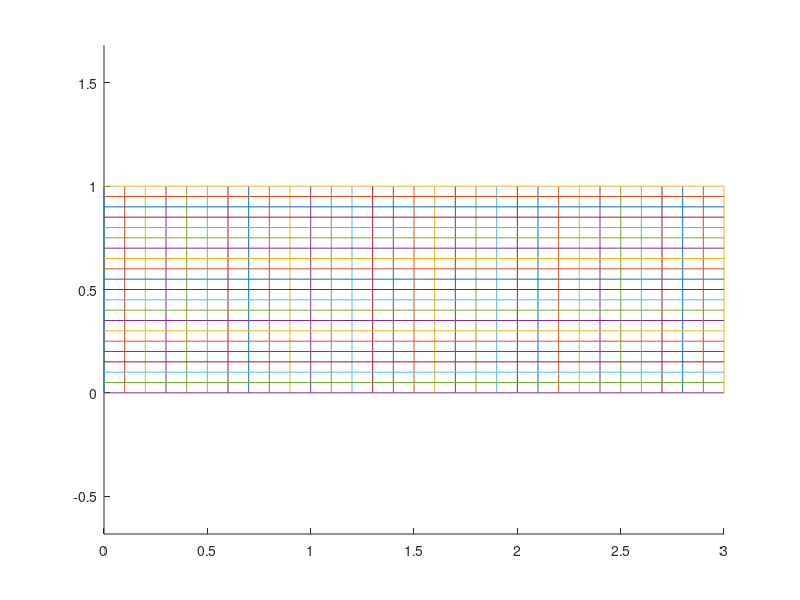

Recreate this plot in MATLAB.
function sit2
global geom poc;

geom = {};
poc = 0;

n1 = 30;
n2 = 20;

dy = 0.0005;

obdelnik([0,0],[3,0],[3,1],[0,1],n1,n2,1,1,1,1,dy,dy);
% obdelnik([0,0.05],[1,0.05],[1,0.1],[0,0.1],n1,n2,1,0,1,0,dy,dy);

[P,Q] = vytvor_sit;
kresli;
save 'P' P;
save 'Q' Q;

display(['Pocet bodu site je: ',num2str(length(P(:,1)))]);


function obdelnik(A,B,C,D,n1,n2,z1,z2,z3,z4,dx0,dy0)
% A, B, C, D jsou krajni body obdelnika [x,y]
% n1, n2 jsou pocty bunek v x-ove a y-ove soureadnici
% z1, z2 jsou zahusteni, 0 - doleva, 1 - nic, 2 - doprava, 3 - obe strany
global geom poc;
    X = zeros(n1+1,n2+1);
    Y = zeros(n1+1,n2+1);
    
    a = deleni(dx0,n1,norm(B-A),z1);
    b = deleni(dy0,n2,norm(C-B),z2);
    c = deleni(dx0,n1,norm(D-C),z3);
    d = deleni(dy0,n2,norm(A-D),z4);
    
    for i = 1:n1+1
        for j = 1:n2+1
            f1 = (1-a(i))*(1-d(j));
            f2 = a(i)*(1-b(j));
            f3 = c(i)*b(j);
            f4 = (1-c(i))*d(j);
            X(i,j) = A(1)*f1 + B(1)*f2 + C(1)*f3 + D(1)*f4;
            Y(i,j) = A(2)*f1 + B(2)*f2 + C(2)*f3 + D(2)*f4;
        end
    end
    
    obd{1} = n1;
    obd{2} = n2;
    obd{3} = X;
    obd{4} = Y;
    poc = poc + 1;
    geom{poc} = obd;

    
function kresli
global geom poc;
figure;
hold on;
for i = 1:poc
    obd = geom{i};
    n1 = obd{1};
    n2 = obd{2};
    X = obd{3};
    Y = obd{4};
    I = 1:n1+1;
    J = 1:n2+1;
    for i = 1:n1+1
        plot(X(i,J),Y(i,J));
    end
    for j = 1:n2+1
        plot(X(I,j),Y(I,j));
    end
end
axis equal


function [P,Q] = vytvor_sit
global geom poc;

% zjednoznacneni bodu
Pp = [];
s = 1;
for k = 1:poc
    obd = geom{k};
    n1 = obd{1};
    n2 = obd{2};
    X = obd{3};
    Y = obd{4};
    np = (n1+1)*(n2+1);
    Ppom = zeros(np,5);
    p = 1;
    for i = 1:(n1+1)
        for j = 1:(n2+1)
            Ppom(p,:) = [X(i,j),Y(i,j),s,0,0];
            p = p + 1;
            s = s + 1;
        end
    end
    Pp = [Pp;Ppom];
end
Pp = myqs(Pp);

Pp(1,4) = 1;
Pp(1,5) = 1;
for i = 2:length(Pp(:,1))
    if(norm(Pp(i,1:2)-Pp(i-1,1:2)) < 1e-8)
        Pp(i,4) = Pp(i-1,4);
    else
        Pp(i,4) = Pp(i-1,4) + 1;
        Pp(i,5) = 1;
    end
end

P = Pp(Pp(:,5) == 1, 1:2);
I = Pp(:,3);
slov(I) = Pp(:,4);

% vytvoreni matice indexu
s = 1;
for k = 1:poc
    obd = geom{k};
    n1 = obd{1};
    n2 = obd{2};
    ind = zeros(n1+1,n2+1);
    
    for i = 1:(n1+1)
        for j = 1:(n2+1)
            ind(i,j) = slov(s);
            s = s + 1;
        end
    end
    obd{5} = ind;
    geom{k} = obd;
end

% vytvoreni matice Q
Q = [];
for k = 1:poc
    obd = geom{k};
    n1 = obd{1};
    n2 = obd{2};
    ind = obd{5};
    
    nq = n1*n2;
    Qpom = zeros(nq,4);
    p = 1;
    for i = 1:n1
        for j = 1:n2
            Qpom(p,:) = [ind(i,j),ind(i+1,j),ind(i+1,j+1),ind(i,j+1)];
            p = p + 1;
        end
    end
    Q = [Q;Qpom];
end

function y = deleni(dy0,n,L,par)
dy0 = dy0/L;
dy = zeros(n,1);
dy(1) = dy0;
y = zeros(n+1,1);
y(2) = dy0;

if(par == 1)
    y = linspace(0,1,n+1)';
    return;
end

if(par == 3)
    lich = mod(n,2);
    n = fix(n/2);
    dy0 = 2*dy0;
    dy = zeros(n,1);
    dy(1) = dy0;
    y = zeros(n+1,1);
    y(2) = dy0;
    y = zeros(n+1,1);
    y(2) = dy0;
end

a = 0;
b = 10;
c = 0.3;
s = 1;
while 1
    A = linspace(c,0,n);
    for i = 2:n
        dy(i) = dy(i-1)*(1+A(i));
        y(i+1) = y(i) + dy(i);
    end
    if(y(n+1) < 1)
        a = c;
    else
        b = c;
    end
    c = (a+b)/2;
    if((b-a)/2 < 1e-8)
        break
    end
    s = s+1;
    if(s > 10000)
        display('Chyba')
        break;
    end
end
y = y/y(n+1);

if(par == 2)
    y = 1-y(end:-1:1);
end

if(par == 3)
    if(lich == 0)
        y = [y;2-y((end-1):-1:1)]/2;
    else
        dy = y(end)-y(end-1);
        y1 = [y;y(end)+dy];
        y2 = 2+dy-y((end-1):-1:1);
        y = [y1;y2];
        y = y/y(end);
    end
end


function out = myqs(data)
if(isempty(data) ~= 1)
    n = length(data(:,1));
    if(n < 2)
        out = data;
    else
        ind = floor(n/2);
        p = data(ind,:);
        L = zeros(size(data));
        iL = 1;
        R = zeros(size(data));
        iR = 1;
        if(n > 1)
            for i = 1:n
                if(i ~= ind)
                    if(je_mensi(data(i,:),p))
                        L(iL,:) = data(i,:);
                        iL = iL + 1;
                    else
                        R(iR,:) = data(i,:);
                        iR = iR + 1;
                    end
                end
            end
            L = myqs(L(1:iL-1,:));
            R = myqs(R(1:iR-1,:));
            out = [L; p; R];
        end
    end
else
    out = [];
end

function c = je_mensi(a,b)
c = 0;
if(b(1) - a(1) > 1e-5)
    c = 1;
elseif(abs(a(1) -b(1)) < 1e-5)
    if(b(2) - a(2) > 1e-5)
        c = 1;
    end
end
